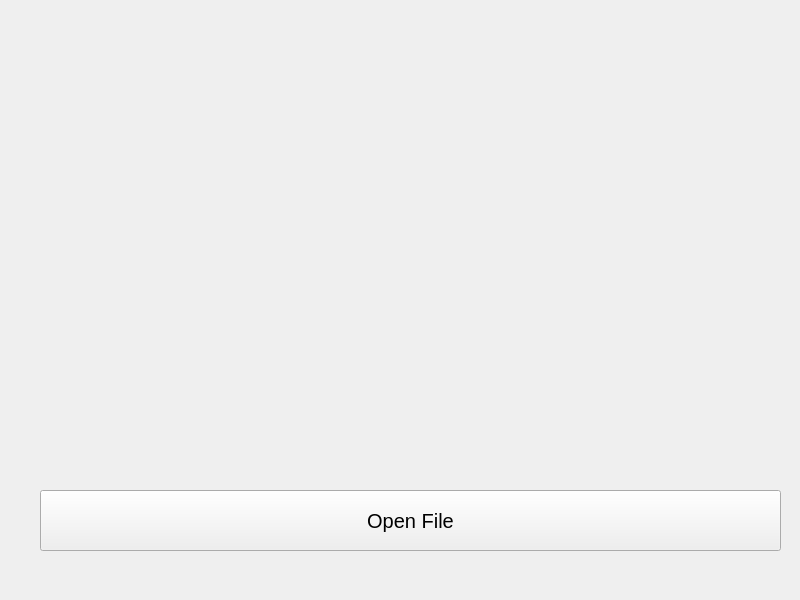
<?xml version="1.0" encoding="UTF-8"?>
<ui version="4.0">
 <class>MainWindow</class>
 <widget class="QMainWindow" name="MainWindow">
  <property name="geometry">
   <rect>
    <x>0</x>
    <y>0</y>
    <width>800</width>
    <height>600</height>
   </rect>
  </property>
  <property name="windowTitle">
   <string>MainWindow</string>
  </property>
  <widget class="QWidget" name="centralwidget">
   <widget class="QLabel" name="label">
    <property name="geometry">
     <rect>
      <x>40</x>
      <y>10</y>
      <width>741</width>
      <height>441</height>
     </rect>
    </property>
    <property name="text">
     <string/>
    </property>
    <property name="alignment">
     <set>Qt::AlignCenter</set>
    </property>
   </widget>
   <widget class="QPushButton" name="pushButton">
    <property name="geometry">
     <rect>
      <x>40</x>
      <y>490</y>
      <width>741</width>
      <height>61</height>
     </rect>
    </property>
    <property name="font">
     <font>
      <pointsize>15</pointsize>
     </font>
    </property>
    <property name="text">
     <string>Open File</string>
    </property>
   </widget>
  </widget>
  <widget class="QMenuBar" name="menubar">
   <property name="geometry">
    <rect>
     <x>0</x>
     <y>0</y>
     <width>800</width>
     <height>21</height>
    </rect>
   </property>
  </widget>
 </widget>
 <resources/>
 <connections/>
</ui>
